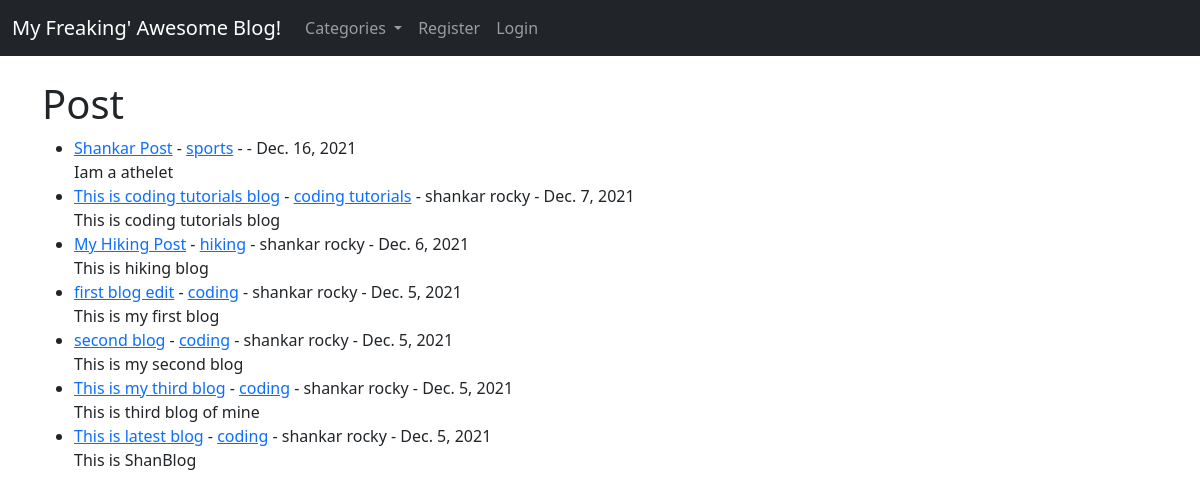
The app's page /, older data.
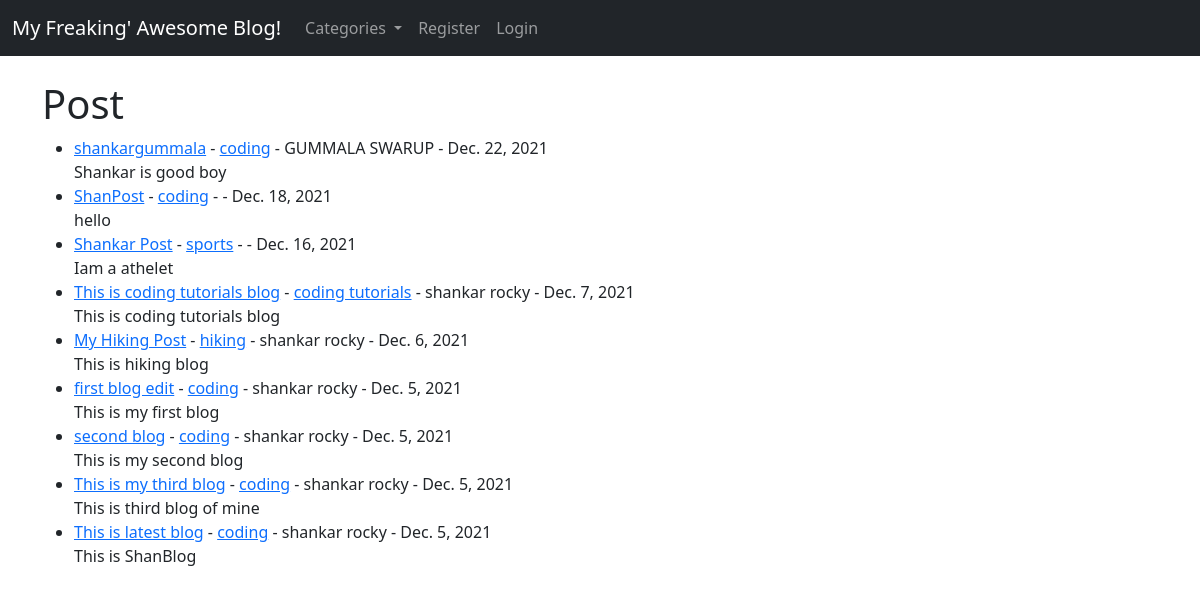
The same page, newer data.
### myblog/models.py (models this page shows, shortened)
class Post(models.Model):
    title = models.CharField(max_length=255)
    title_tag = models.CharField(max_length=255)
    author = models.ForeignKey(User,on_delete=models.CASCADE)
    body = RichTextField(blank=True,null=True)
    post_date = models.DateField(auto_now_add = True)
    category = models.CharField(max_length=255,default='coding')
    likes = models.ManyToManyField(User,related_name='blog_posts')

### myblog/views.py (the view)
# urls.py: path('',HomeView.as_view(),name="home"),
class HomeView(ListView):
    model = Post
    template_name = 'home.html'
    ordering = ['-post_date']
    def get_context_data(self,*args,**kwargs):
        cat_menu = Category.objects.all()
        context = super(HomeView,self).get_context_data(*args,**kwargs)
        context["cat_menu"] = cat_menu
        return context

### myblog/models.py (called while the page is built)
    def __str__(self):
        return self.name

### myblog/templates/home.html (shortened to what this page needs)
{% extends 'base.html' %}
{% block content %}
<h1>Post</h1>
<ul>
    {% for post in object_list %}
    <li><a href="{% url 'article-detail' post.pk %}">{{post.title}}</a>
        - <a href="{% url 'category' post.category|slugify %}">{{post.category}}</a>
        - {{post.author.first_name}}
        {{post.author.last_name}}
        - {{post.post_date}}
         <br />
        {{post.body | slice:":200" | safe}}
    </li>
    {% endfor %}
</ul>
{% endblock %}

### myblog/templates/base.html (shortened to what this page needs)
<!doctype html>
<html lang="en">
  <head>
    <link href="https://cdn.jsdelivr.net/npm/bootstrap@5.1.3/dist/css/bootstrap.min.css" rel="stylesheet">
  </head>
  <body>
    <nav class="navbar navbar-expand-lg navbar-dark bg-dark">
        <div class="container-fluid">
          <a class="navbar-brand" href="{% url 'home' %}">My Freaking' Awesome Blog!</a>
          <div class="collapse navbar-collapse" id="navbarSupportedContent">
            <ul class="navbar-nav me-auto mb-2 mb-lg-0">
              {% if cat_menu %}
              <li class="nav-item dropdown">
                <a class="nav-link dropdown-toggle" href="#" id="navbarDropdown" role="button" data-bs-toggle="dropdown" aria-expanded="false">
                  Categories
                </a>
              </li>
              {% else %}
                  <li class="nav-item">
                    <a class="nav-link" href="{% url 'category-list' %}">Categories</a>
                  </li>
              {% endif %}
              {% if user.is_authenticated %}
              <li class="nav-item">
                <a class="nav-link" href="{% url 'add_post' %}">Add Post</a>
              </li>
              <li class="nav-item">
                <a class="nav-link" href="{% url 'add_category' %}">Add Category</a>
              </li>
              <li class="nav-item">
                <a class="nav-link" href="{% url 'logout' %}">Logout</a>
              </li>
              {% else %}
              <li class="nav-item">
                <a class="nav-link" href="{% url 'register' %}">Register</a>
              </li>
              <li class="nav-item">
                <a class="nav-link" href="{% url 'login' %}">Login</a>
              </li>
              {% endif %}
            </ul>
          </div>
        </div>
      </nav>
      <br>
    <div class="container">
        {% block content %}
        {% endblock %}
    </div>
  </body>
</html>

Row changes from the older to the newer data that the page shows:
added Post: title "shankargummala", category "coding", author.first_name "GUMMALA", author.last_name "SWARUP", post_date "Dec. 22, 2021", body "Shankar is good boy"
added Post: title "ShanPost", category "coding", post_date "Dec. 18, 2021", body "hello"
